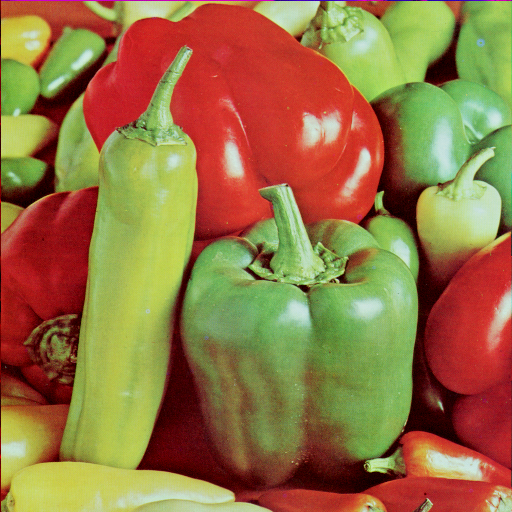
#> input picture 04 Alya Marliza K/Jobsheet 7 - Clustering/peppers.tiff, 512 x 512 px
$ jupyter execute --allow-errors 'Job Sheet 7 - Clustering_Tugas Praktikum.ipynb'
#> lines starting #> are read from the running program, lines starting #| are printed output that depends on the picture
# **Tugas Praktikum**

### **Tugas**

1. Buatlah sebuah model K-Means dengan ketentuan, Gunakan data 'Mall_Customers.csv'
2. Tentukan fitur apa yang tepat untuk melakukan clustering (minimal 2)
3. Buatlah model K-Means dengan mempertimbangkan jumlah  yang terbaik.
4. Buatlah  implementasi model SOM untuk segmentasi citra lain

### **Jawaban**

1. Model K-Means

[cell 1]
import pandas as pd
import numpy as np
import matplotlib.pyplot as plt
from sklearn.cluster import KMeans
from sklearn.preprocessing import StandardScaler

# Baca data dari file 'Mall_Customers.csv'
#> (the rest of this cell did not finish here and is left out)

2. Fitur Clustering minimal 2

A. KMeans Clustering

[cell 2]
# Impor pustaka yang diperlukan
from sklearn.cluster import KMeans, AgglomerativeClustering
import numpy as np

# Contoh data (ganti ini dengan data nyata Anda)
data = np.array([[2, 3], [3, 4], [5, 5], [8, 7], [10, 9], [12, 10]])

# Contoh K-Means Clustering
kmeans = KMeans(n_clusters=2)  # Ganti 2 dengan jumlah cluster yang diinginkan
kmeans.fit(data)
labels = kmeans.labels_
print("Hasil K-Means Clustering:")
print(labels)

B. Hierarchical Clustering

[cell 3]
# Contoh Hierarchical Clustering
agg_clustering = AgglomerativeClustering(n_clusters=2, linkage='ward')  # Ganti 2 dengan jumlah cluster yang diinginkan
agg_labels = agg_clustering.fit_predict(data)
print("Hasil Hierarchical Clustering:")
print(agg_labels)

3.  Model K-Means dengan pertimbangan jumlah  yang terbaik.

[cell 4]
import numpy as np
import pandas as pd
import matplotlib.pyplot as plt
from sklearn.cluster import KMeans
from sklearn.datasets import make_blobs

# Contoh data (gantilah dengan data Anda)
data, _ = make_blobs(n_samples=300, centers=4, random_state=0, cluster_std=1.0)

# Langkah 2: Analisis Elbow untuk menentukan jumlah cluster yang optimal
wcss = []
for i in range(1, 11):
    kmeans = KMeans(n_clusters=i, init='k-means++', max_iter=300, n_init=10, random_state=0)
    kmeans.fit(data)
    wcss.append(kmeans.inertia_)

# Plot elbow method
plt.figure(figsize=(8, 6))
plt.plot(range(1, 11), wcss, marker='o', linestyle='--')
plt.title('Elbow Method')
plt.xlabel('Number of clusters')
plt.ylabel('WCSS (Within-Cluster Sum of Squares)')
plt.show()
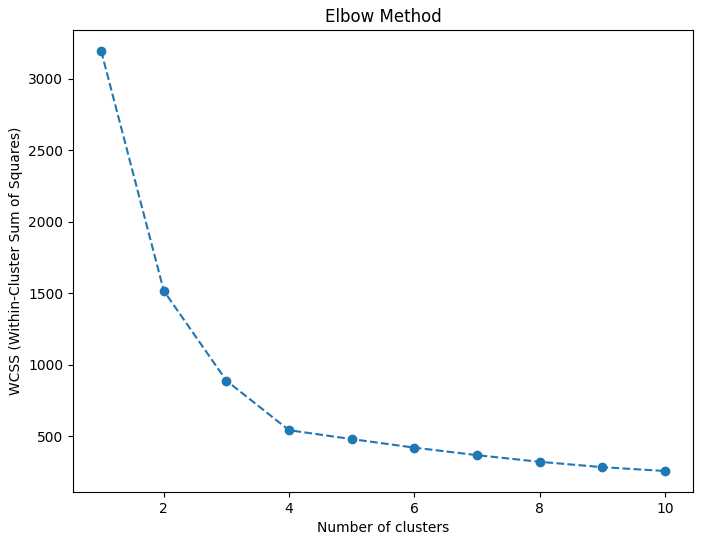
#> figure drawn by matplotlib, 1 panel; curve peaks at x = 1, y = 3192.7

# Dari plot elbow method, Anda dapat memilih jumlah cluster yang optimal.
# Misalnya, jika "siku" terletak di 3, maka jumlah cluster yang optimal adalah 3.

# Langkah 3: Buat dan latih model K-Means dengan jumlah cluster optimal
optimal_n_clusters = 3  # Gantilah dengan jumlah cluster optimal yang Anda tentukan
kmeans = KMeans(n_clusters=optimal_n_clusters, init='k-means++', max_iter=300, n_init=10, random_state=0)
kmeans.fit(data)

# Langkah 4: Visualisasikan hasil clustering
plt.figure(figsize=(8, 6))
plt.scatter(data[:, 0], data[:, 1], c=kmeans.labels_, cmap='viridis')
plt.scatter(kmeans.cluster_centers_[:, 0], kmeans.cluster_centers_[:, 1], s=300, c='red', label='Centroids')
plt.title('Hasil Clustering dengan K-Means')
plt.legend()
plt.show()
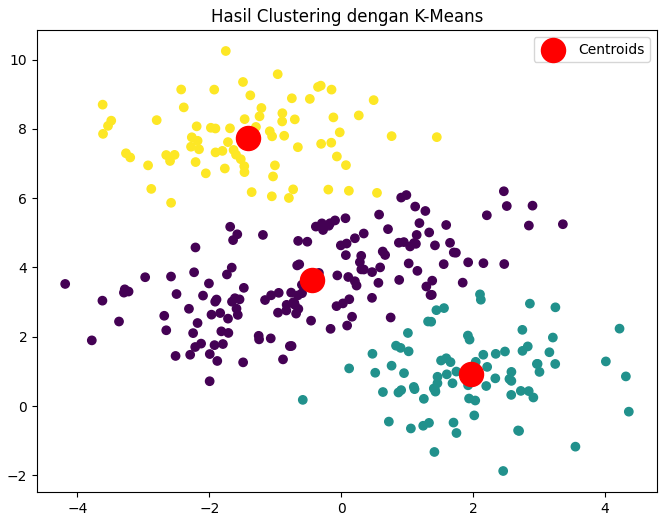
#> figure drawn by matplotlib, 1 panel

4. Buatlah  implementasi model SOM untuk segmentasi citra lain

[cell 5]
import numpy as np
import matplotlib.pyplot as plt
from skimage import io

# Fungsi untuk menginisialisasi bobot SOM
def initialize_weights(input_shape, output_shape):
    return np.random.rand(output_shape[0], output_shape[1], input_shape[2])

# Fungsi untuk menghitung jarak antara vektor input dan bobot SOM
def calculate_distance(input_vector, weights):
    return np.linalg.norm(input_vector - weights, axis=2)

# Fungsi untuk menemukan indeks unit pemenang (unit dengan bobot terdekat)
def find_winner_unit_in_image(input_vector, weights):
    distances = calculate_distance(input_vector, weights)
    return np.unravel_index(np.argmin(distances), distances.shape)

# Fungsi untuk memperbarui bobot SOM
def update_weights(input_vector, weights, winner, learning_rate, neighborhood_radius):
    distances = np.linalg.norm(np.indices(weights.shape[:2]).T - np.array(winner).reshape(1, -1), axis=2)
    influence = np.exp(-distances / (2 * neighborhood_radius**2))
    weights += learning_rate * influence[:, :, np.newaxis] * (input_vector - weights)

    # Fungsi untuk melatih SOM
def train_som(image, num_epochs, initial_learning_rate, initial_neighborhood_radius):
    input_shape = image.shape
    som_shape = (10, 10, input_shape[2])  # Ukuran SOM sesuai dengan jumlah saluran warna
    weights = initialize_weights(input_shape, som_shape)

    for epoch in range(num_epochs):
        # Update parameter pembelajaran dan radius tetangga
        learning_rate = initial_learning_rate * np.exp(-epoch / num_epochs)
        neighborhood_radius = initial_neighborhood_radius * np.exp(-epoch / num_epochs)
        # Pemrosesan SOM
        for i in range(input_shape[0]):
            for j in range(input_shape[1]):
                input_vector = image[i, j, :]
                winner = find_winner_unit_in_image(input_vector, weights)
                update_weights(input_vector, weights, winner, learning_rate, neighborhood_radius)

    return weights

# Load citra Lenna (Anda bisa mengganti ini dengan citra lain jika diperlukan)
peppers_path = "peppers.tiff"
peppers = io.imread(peppers_path) / 255.0  # Normalisasi intensitas piksel menjadi rentang [0, 1]

# Latih SOM
num_epochs = 100
initial_learning_rate = 0.1
initial_neighborhood_radius = 5
trained_weights = train_som(peppers, num_epochs, initial_learning_rate, initial_neighborhood_radius)

# Visualisasi bobot SOM
plt.imshow(trained_weights)
plt.title('Trained SOM Weights for Peppers')
plt.show()
